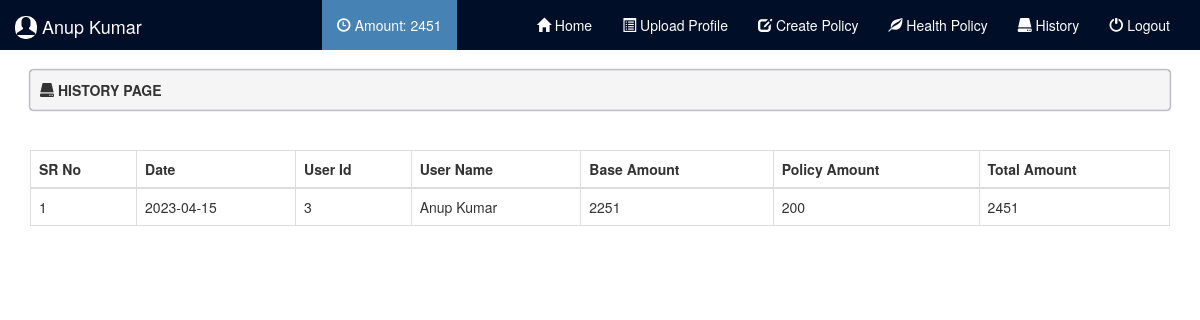
Screenshot of /history.php (signed in) with the database file from the repository.
### tables this page shows
CREATE TABLE IF NOT EXISTS `tbl_entry1` (
  `eeid` int(11) NOT NULL AUTO_INCREMENT,
  `rdate` varchar(12) NOT NULL,
  `uid` int(10) NOT NULL,
  `user` varchar(40) NOT NULL,
  `amt1` varchar(20) NOT NULL,
  `amt2` varchar(20) NOT NULL,
  `totalamt` varchar(20) NOT NULL,
  `cat` int(10) NOT NULL,
  PRIMARY KEY (`eeid`)
);

### history.php (the view, shortened to what this page needs)
<?php
include('connect.php');
?>
<!DOCTYPE html>
<html>
<head>
	<?php include('bootcdn.php') ?>
</head>
<body>
	<?php include('header.php'); ?>
	<div class="container">
		<div class="well well-sm">
			<span class="glyphicon glyphicon-hdd"></span>
			<b>HISTORY PAGE</b>
		</div>
<br>
<div class="table-responsive">
	<table class="table table-bordered">
		<thead>
			<tr>
				<th>SR No</th>
				<th>Date</th>
				<th>User Id</th>
				<th>User Name</th>
				<th>Base Amount</th>
				<th>Policy Amount</th>
				<th>Total Amount</th>
			</tr>
		</thead>
		<tbody>
			<?php
			$ud = mysqli_query($con,"SELECT * FROM `tbl_entry1` WHERE `uid` = '".$_SESSION['uid']."' ");
			$counter = 1;
			while($ud1 = mysqli_fetch_assoc($ud))
			{
			?>
			<tr>
				<td><?php echo $counter; ?></td>
				<td><?php echo $ud1['rdate'] ?></td>
				<td><?php echo $ud1['uid'] ?></td>
				<td><?php echo $ud1['user'] ?></td>
				<td><?php echo $ud1['amt1'] ?></td>
				<td><?php echo $ud1['amt2'] ?></td>
				<td><?php echo $ud1['totalamt'] ?></td>
			</tr>
		<?php $counter++; } ?>
		</tbody>
	</table>
</div>
	</div>
</body>
</html>

### bootcdn.php (shortened to what this page needs)
<link rel="stylesheet" href="https://maxcdn.bootstrapcdn.com/bootstrap/3.4.1/css/bootstrap.min.css">

### header.php (shortened to what this page needs)
<nav class="navbar navbar-inverse">
  <div class="container-fluid">
    <div class="navbar-header">
      <a style="color:white;" class="navbar-brand" href="#">
        <span style="background-color:white;color:#010E28;padding-top:1px;padding-bottom:4px;padding-right:2px;padding-left:2px;border-radius:10px;" class="glyphicon glyphicon-user"></span>
        <?php echo $_SESSION['uname'] ?></a>
    </div>
    <div class="collapse navbar-collapse" id="myNavbar">
      <ul class="nav navbar-nav navbar-right">
        <li><a href="home">
        <span class="glyphicon glyphicon-home"></span>
        Home</a>
        </li>
        <li><a href="upload_profile">
        <span class="glyphicon glyphicon-list-alt"></span>
        Upload Profile</a>
        </li>
        <li><a href="create_policy">
        <span class="glyphicon glyphicon-edit"></span>
        Create Policy</a>
        </li>
        <li>
          <a href="hpolicy">
            <span class="glyphicon glyphicon-leaf"></span>
          Health Policy
          </a>
        </li>
        <li style="position:fixed;z-index:100;margin-left:-200px;">
          <?php
          $pdata = mysqli_query($con,"SELECT * FROM `tbl_entry1` WHERE `uid` = '".$_SESSION['uid']."' ");
          $total = 0;
          while($pdata1 = mysqli_fetch_assoc($pdata))
          {
             $total = $total + $pdata1['totalamt'];
          }
          ?>
          <a style="background-color:steelblue;" href="#">
            <span class="glyphicon glyphicon-time"></span>
          Amount: <?php echo $total; ?>
          </a>
        </li>
      <li><a href="history">
        <span class="glyphicon glyphicon-hdd"></span>
        History</a>
        </li>
        <li><a href="logout">
        <span class="glyphicon glyphicon-off"></span>
        Logout</a>
        </li>
      </ul>
    </div>
  </div>
</nav>

### history.php (style rules this page uses)
.well-sm { box-shadow:0 0 2px #010E28; }

### header.php (style rules this page uses)
.navbar-inverse { background-color:#010E28; border:none; border-radius:0px; }
#myNavbar ul li a { color:white; }

### rows the page displays
tbl_entry1: rdate "2023-04-15", uid "3", user "Anup Kumar", amt1 "2251", amt2 "200", totalamt "2451"

### other values shown
$_SESSION['uname'] "Anup Kumar"
$total "2451"
